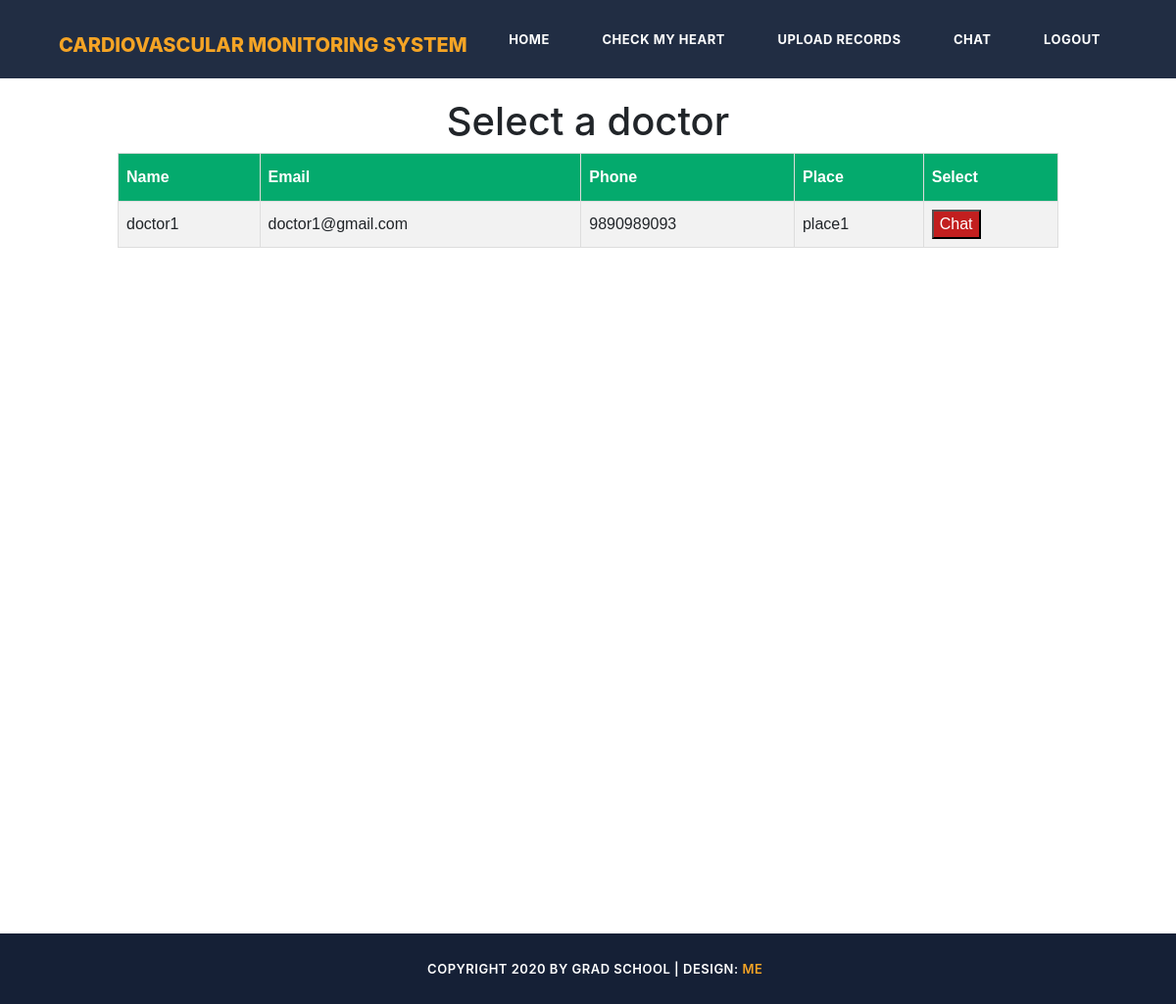
The page /view_doctors_user on the database its author committed.
### hp_app/models.py (models this page shows)
class Doctor_table(models.Model):
    name=models.CharField(max_length=250)
    email=models.CharField(max_length=250)
    phone=models.CharField(max_length=300)
    place=models.CharField(max_length=250)
    username=models.CharField(max_length=300,unique=True)
    password=models.CharField(max_length=300)

### hp_app/views.py (the view)
# urls.py: url(r'^view_doctors_user',view_doctors_user,name="view_doctors_user"),
def view_doctors_user(request):
    ob = Doctor_table.objects.all()
    return render(request, 'user_view_doctors.html', {"data": ob})

### hp_app/templates/user_view_doctors.html (shortened to what this page needs)
{% load static %}
<!DOCTYPE html>
<html lang="en">
  <head>
    <link href="vendor/bootstrap/css/bootstrap.min.css" rel="stylesheet">
    <link rel="stylesheet" href="{% static 'assets/css/fontawesome.css' %}">
    <link rel="stylesheet" href="{% static 'assets/css/templatemo-grad-school.css' %}">
    <link rel="stylesheet" href="{% static 'assets/css/owl.css' %}">
    <link rel="stylesheet" href="{% static 'assets/css/lightbox.css' %}">
    <link href="{% static 'vendor/bootstrap/css/bootstrap.min.css' %}" rel="stylesheet">
  </head>
<body>
  <header class="main-header clearfix" role="header">
    <div class="logo">
      <a href="#"><em style="font-size: 20px"> Cardiovascular monitoring system</em> </a>
    </div>
    <nav id="menu" class="main-nav" role="navigation">
      <ul class="main-menu">
        <li><a href="{% url 'user' %}">Home</a></li>
        <li><a href="{% url 'Prediction' %}">Check My Heart</a></li>
        <li><a href="{% url 'view_upload_file' %}">Upload Records</a></li>
        <li><a href="{% url 'view_doctors_user' %}">Chat</a></li>
        <li><a href="{% url 'display_login' %}">Logout</a></li>
      </ul>
    </nav>
  </header>
  <div id='l' >
<center>
          <h1 style="margin-top: 100px;">Select a doctor</h1>
          <table class="medusrtab" id="viewusr">
            <tr>
              <th>Name</th>
              <th>Email</th>
              <th>Phone</th>
              <th>Place</th>
              <th>Select</th>
            </tr>
            {% for i in data%}
            <tr>
              <td>{{i.name}}</td>
              <td>{{i.email}}</td>
              <td>{{i.phone}}</td>
              <td>{{i.place}}</td>
              <td><button id="dltbtn" style="background-color: rgb(194, 31, 31);color: white;">Chat</button></td>
            </tr>
            {% endfor %}
          </table>
        </center>
    </div>
  <footer style="position:relative;top:700px">
    <div class="container">
      <div class="row">
        <div class="col-md-12">
          <p><i class="fa fa-copyright"></i> Copyright 2020 by Grad School
           | Design: <a href="https://templatemo.com" rel="sponsored" target="_parent">Me</a></p>
        </div>
      </div>
    </div>
  </footer>
</body>
</html>

### hp_app/static/assets/css/templatemo-grad-school.css (style rules this page uses)
body { font-family: 'Montserrat', sans-serif; }
a { color: #3CF; text-decoration: none; }
ul { padding: 0px; margin: 0px; list-style: none; }
p { font-size: 13px; line-height: 22px; }
.main-header { background-color: rgba(22,34,57,0.95); height: 80px; position: fixed; z-index: 12; width: 100%; top: 0; }
.main-header .logo { float: left; line-height: 80px; padding-left: 60px; }
.main-header .logo a { font-size: 36px; text-transform: uppercase; font-weight: 800; color: #fff; }
.main-header .logo a em { font-style: normal; color: #f5a425; }
.main-menu { float: right; padding-right: 60px; }
.main-menu li { display: inline-block; line-height: 79px; margin-left: 15px; position: relative; }
.main-menu li:first-child { margin-left: 0px; }
.main-menu li a { padding: 10px 15px; font-size: 13px; text-transform: uppercase; letter-spacing: 0.5px; font-weight: 700; color: #fff; border: 2px solid transparent; transition: all 0.5s; }
footer { background-color: #152036; text-align: center; }
footer p { margin-bottom: 0px; padding: 25px 0px; color: #fff; font-size: 13px; text-transform: uppercase; font-weight: 600; letter-spacing: 0.5px; }
footer p a, footer p a:hover { color: #f5a425; }

### hp_app/templates/user_view_doctors.html (style rules this page uses)
.medusrtab { font-family: Arial, Helvetica, sans-serif; border-collapse: collapse; width: 80%; height: auto; overflow: auto; }
.medusrtab td, .medusrtab th { border: 1px solid #ddd; padding: 8px; }
.medusrtab tr:nth-child(even) { background-color: #f2f2f2; }
.medusrtab th { padding-top: 12px; padding-bottom: 12px; text-align: left; background-color: #04AA6D; color: white; }

### rows shown on the page
Doctor_table: name "doctor1", email "doctor1@gmail.com", phone "9890989093", place "place1"
